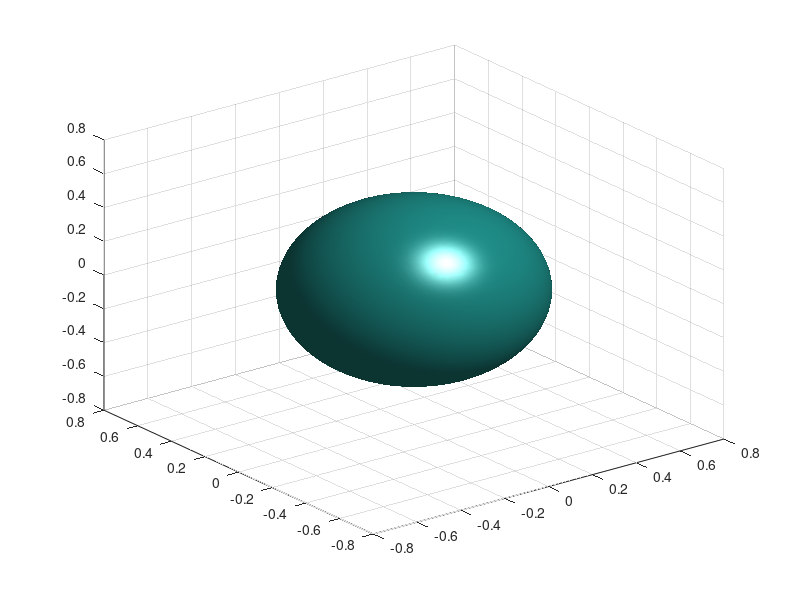
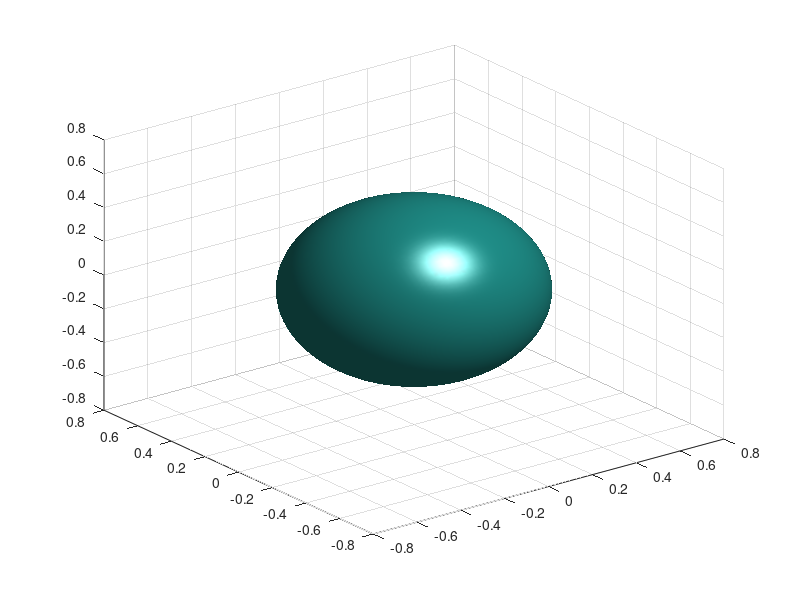
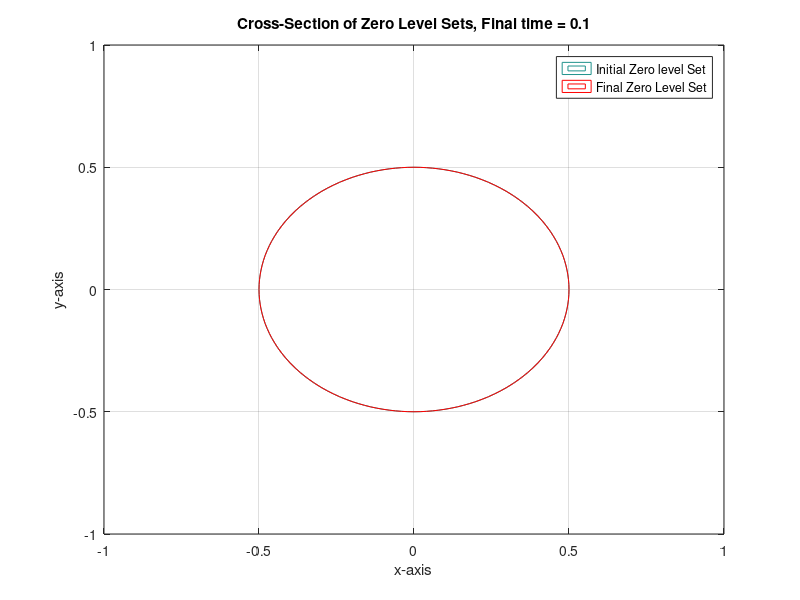

These figures' MATLAB source, in order:
%% HW 6 5/9
tic
a   =   -1; b =1; c= -1; d = 1;e=-1; f= 1;
dx  =   .02;
dt  =   dx/2;
xV  = (a:dx:b)';
yV  = (c:dx:d)';
zV  = (e:dx:f);

fT  =   .1;

epsS =  dx;

%%----------------------------------------

u0  = zeros( (b-a)/dx +1,(d-c)/dx +1, (f-e)/dx +1 );
dAct = u0;

for zcnt = 1:(f-e)/dx +1
    for ycnt = 1:(d-c)/dx +1
        dAct( :,ycnt, zcnt ) = (xV.^2 + yV(ycnt)^2 + zV(zcnt)^2).^.5 - .5;
        u0( :,ycnt, zcnt )   = (xV.^2 + yV(ycnt)^2 + zV(zcnt)^2) - .5^2;
    end
end
u = padarray(u0, [1 1 1], 0 );
u( :, :, 1) = u(:,:,2);u( :, :, end) = u(:,:,end-1);
u( :, 1, :) = u(:,2,:);u( :, end, :) = u(:,end-1, :);
u( 1, :, :) = u(2,:,:);u( end, :, :) = u(end-1,:, :);

sgnU = u./( u.^2 + epsS ).^.5;

%I can have u transformed into the dist function because the only
% think I still need from u is sgnU which I won't update
for t = dt:dt:fT
   
    bdX     =   ( u( 2:end-1, 2:end-1, 2:end-1) - u(1:end-2, 2:end-1, 2:end-1) )/dx;
    fdX     =   ( u( 3:end  , 2:end-1, 2:end-1) - u(2:end-1, 2:end-1, 2:end-1) )/dx;
    bdY     =   ( u( 2:end-1, 2:end-1, 2:end-1) - u(2:end-1, 1:end-2, 2:end-1) )/dx;
    fdY     =   ( u( 2:end-1, 3:end  , 2:end-1) - u(2:end-1, 2:end-1, 2:end-1) )/dx;
    bdZ     =   ( u( 2:end-1, 2:end-1, 2:end-1) - u(2:end-1, 2:end-1, 1:end-2) )/dx;
    fdZ     =   ( u( 2:end-1, 2:end-1, 3:end  ) - u(2:end-1, 2:end-1, 2:end-1) )/dx;
   
    dXPsgn     =    (bdX>=0 & fdX>=0).* bdX + ...
                    (bdX<0  & fdX<0 ).* fdX + ...
                    (bdX>0  & fdX<0 ).* max( abs(bdX), abs(fdX))+...
                    (bdX<0  & fdX>0 ).* bdX *0;
                
    dYPsgn     =    (bdY>=0 & fdY>=0).* bdY + ...
                    (bdY<0  & fdY<0 ).* fdY + ...
                    (bdY>0  & fdY<0 ).* max( abs(bdY), abs(fdY))+...
                    (bdY<0  & fdY>0 ).* bdY *0;
    
    dZPsgn     =    (bdZ>=0 & fdZ>=0).* bdZ + ...
                    (bdZ<0  & fdZ<0 ).* fdZ + ...
                    (bdZ>0  & fdZ<0 ).* max( abs(bdZ), abs(fdZ))+...
                    (bdZ<0  & fdZ>0 ).* bdZ *0;    
    
    dXNsgn     =    (bdX<=0 & fdX<=0).* bdX + ...
                    (bdX>0  & fdX>0 ).* fdX + ...
                    (bdX<0  & fdX>0 ).* max( abs(bdX), abs(fdX))+...
                    (bdX>0  & fdX<0 ).* bdX *0;
                
    dYNsgn     =    (bdY<=0 & fdY<=0).* bdY + ...
                    (bdY>0  & fdY>0 ).* fdY + ...
                    (bdY<0  & fdY>0 ).* max( abs(bdY), abs(fdY))+...
                    (bdY>0  & fdY<0 ).* bdY *0;
    
    dZNsgn     =    (bdZ<=0 & fdZ<=0).* bdZ + ...
                    (bdZ>0  & fdZ>0 ).* fdZ + ...
                    (bdZ<0  & fdZ>0 ).* max( abs(bdZ), abs(fdZ))+...
                    (bdZ>0  & fdZ<0 ).* bdZ *0;
                        

    u(2:end-1,2:end-1,2:end-1 ) =  u(2:end-1,2:end-1, 2:end-1 ) - dt * ...
                 ( (  ( sgnU(2:end-1, 2:end-1, 2:end-1 ) >0 ).* (dXPsgn.^2 + dYPsgn.^2 + dZPsgn.^2 ) + ... 
                      ( sgnU(2:end-1, 2:end-1, 2:end-1 ) <0 ).* (dXNsgn.^2 + dYNsgn.^2 + dZNsgn.^2 ) ... %% BW diff when positive
                  ).^.5 -1 ) .* sgnU(2:end-1, 2:end-1, 2:end-1 );  
                
                
    u( :, :, 1) = u(:,:,2);u( :, :, end) = u(:,:,end-1);
    u( :, 1, :) = u(:,2,:);u( :, end, :) = u(:,end-1, :);
    u( 1, :, :) = u(2,:,:);u( end, :, :) = u(end-1,:, :);

end
toc

u       = u(2:end-1, 2:end-1, 2:end-1 );
sgnU    = sgnU(2:end-1, 2:end-1, 2:end-1 );
isosurface(xV, yV, zV, u, 0);grid;
figure(2)
isosurface(xV, yV, zV, sgnU, 0);grid;


figure(3); contour( xV, yV,squeeze( u0(:,:,round((f-e)/dx/2)+1)'), [0 0] );hold on;
 contour( xV, yV,squeeze( u(:,:,round((f-e)/dx/2)+1)'), [0 0] ,'r');grid;
legend( {'Initial Zero level Set'; 'Final Zero Level Set' } ); title( [ 'Cross-Section of Zero Level Sets, Final time = ', num2str(fT) ]);
xlabel( 'x-axis' ); ylabel( 'y-axis' );hold off;

%%part b, test the accurracy of a few pts
fprintf('Calculate d value  = %f\n', u(    round((b-a)/dx/4)+1, round((d-c)/dx/2)+1, round((f-e)/dx/2)+1 ) );
fprintf('Actual d value     = %f\n', dAct( round((b-a)/dx/4)+1, round((d-c)/dx/2)+1, round((f-e)/dx/2)+1 ) );
fprintf('Calculate d value  = %f\n', u(    round((b-a)/dx/4)+2, round((d-c)/dx/2)+1, round((f-e)/dx/2)+1 ) );
fprintf('Actual d value     = %f\n', dAct( round((b-a)/dx/4)+2, round((d-c)/dx/2)+1, round((f-e)/dx/2)+1 ) );
fprintf('Calculate d value  = %f\n', u(    round((b-a)/dx/4)-1, round((d-c)/dx/2)+1, round((f-e)/dx/2)+1 ) );
fprintf('Actual d value     = %f\n', dAct( round((b-a)/dx/4)-1, round((d-c)/dx/2)+1, round((f-e)/dx/2)+1 ) );
fprintf('Calculate d value  = %f\n',u(    round((2-1/sqrt(2))*(b-a)/dx/4),round((2-1/sqrt(2))*(d-c)/dx/2)+1, round((f-e)/dx/2)+1 ) );
fprintf('Actual d value     = %f\n', dAct(round((2-1/sqrt(2))*(b-a)/dx/4),round((2-1/sqrt(2))*(d-c)/dx/2)+1, round((f-e)/dx/2)+1 ) );

